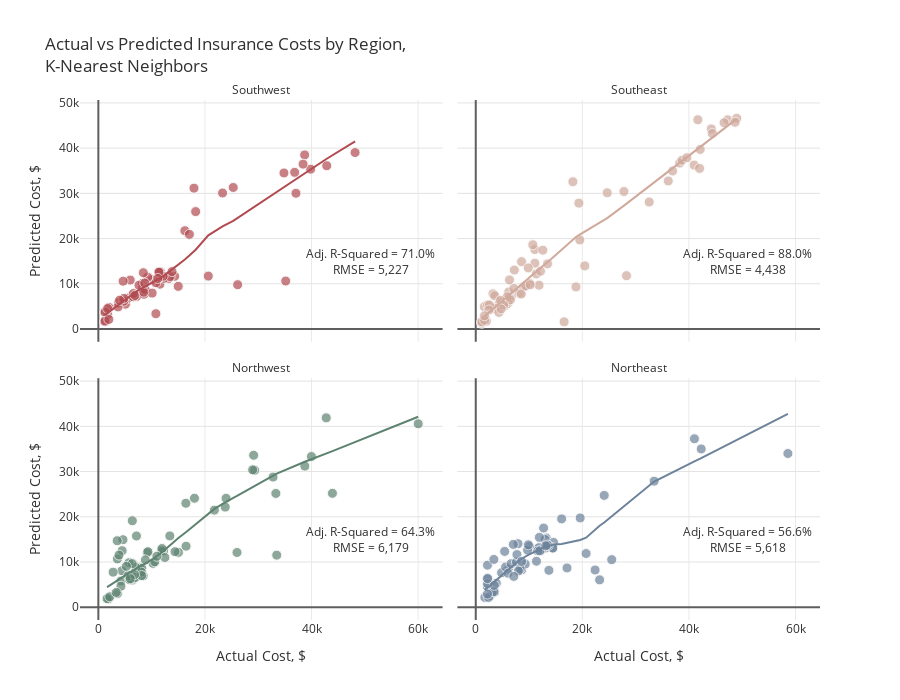

The cell this chart's notebook holds for it:
### Markdown cell above
# <div style="color:white;display:fill;border-radius:5px;background-color:#84A3C3;overflow:hidden"><p style="padding:20px;color:white;overflow:hidden;font-size:100%;margin:0"><b>6 |</b> K-Nearest Neighbors</p></div>

### Code cell
actuals=[]
preds=[]
rmses=[]
r2_scores=[]
adj_r2_scores=[]

for i in regions:
    
    # Filter data by region
    ins_df = ins[ins.region==i]
    X=ins_df.drop(['charges', 'region'], axis=1)
    y=ins_df.charges
    
    # Add polynomial features
    pf = PolynomialFeatures(degree=2, include_bias=False)
    X_pf = pd.DataFrame(data=pf.fit_transform(X), columns=pf.get_feature_names(X.columns))
    
    # Create training and test sets
    X_train, X_test, y_train, y_test = train_test_split(X_pf, y, test_size=0.2, random_state=1)
    X_train = pd.DataFrame(X_train, columns = X_pf.columns)
    X_test = pd.DataFrame(X_test, columns = X_pf.columns)
    actuals.append(pd.Series(y_test, name='actuals').reset_index())
    print("\nRegion: {}\n".format(i))
    print("Train Shape:{} {}  Test Shape:{} {}".format(X_train.shape, y_train.shape, X_test.shape, y_test.shape))
    
    # Scale features
    X_train = pd.DataFrame(data=s.fit_transform(X_train), columns=X_pf.columns)
    X_test = pd.DataFrame(data=s.transform(X_test), columns=X_pf.columns)
    
    # KNN
    grid = {'n_neighbors': range(2, 20),
            'weights': ['uniform', 'distance'],
            'algorithm': ['auto', 'ball_tree', 'kd_tree', 'brute'],
            'leaf_size': [int(x) for x in np.linspace(10, 50, num = 5)],
            'p': [1, 2]}
    knn=KNeighborsRegressor()
    knn_cv=RandomizedSearchCV(estimator=knn, param_distributions=grid, scoring='neg_mean_squared_error', 
                              n_iter=100, cv=3, random_state=21, n_jobs=-1)
    knn_cv.fit(X_train, y_train)
    y_pred=knn_cv.predict(X_test)
    preds.append(pd.Series(y_pred, name='preds').reset_index(drop=True))
    rmse=np.sqrt(mean_squared_error(y_test, y_pred)).round(2)
    r2=r2_score(y_test, y_pred)
    adj_r2 = 1 - (1-r2)*(len(y_test)-1)/(len(y_test)-X_test.shape[1]-1)
    rmses.append(rmse)
    r2_scores.append(r2)
    adj_r2_scores.append(adj_r2)
    
    print("Test Error (RMSE) = {:,}".format(rmse))
    print("R-Squared = {:.2f}%, Adjusted R-Squared = {:.2f}%".format(r2*100, adj_r2*100))
    if i != 'Northeast':
        print("__________________________")

    
# Plot results
for i in range(0,4):
    actuals[i].loc[:,'index']=regions[i]
actual = pd.concat([actuals[i] for i in range(4)], axis = 0)
pred = pd.concat([preds[i] for i in range(4)], axis = 0)
df = pd.concat([actual, pred], axis=1).reset_index(drop=True)

fig = px.scatter(df, x="actuals", y="preds", color="index", trendline="lowess", height=700,
                 title="Actual vs Predicted Insurance Costs by Region,<br>K-Nearest Neighbors",
                 color_discrete_sequence=col, opacity=0.7, facet_col='index', facet_col_wrap=2)

fig.for_each_annotation(lambda a: a.update(text=a.text.split("=")[-1]))
fig.add_annotation(text="Adj. R-Squared = {:.1f}%<br>RMSE = {:,.0f}".format(adj_r2_scores[0]*100,rmses[0]),
                   x=51e3,y=15e3, row=2,col=1, showarrow=False)
fig.add_annotation(text="Adj. R-Squared = {:.1f}%<br>RMSE = {:,.0f}".format(adj_r2_scores[1]*100,rmses[1]),
                   x=51e3,y=15e3, row=2,col=2, showarrow=False)
fig.add_annotation(text="Adj. R-Squared = {:.1f}%<br>RMSE = {:,.0f}".format(adj_r2_scores[2]*100,rmses[2]),
                   x=51e3,y=15e3, row=1,col=1, showarrow=False)
fig.add_annotation(text="Adj. R-Squared = {:.1f}%<br>RMSE = {:,.0f}".format(adj_r2_scores[3]*100,rmses[3]),
                   x=51e3,y=15e3, row=1,col=2, showarrow=False)

fig.update_traces(hovertemplate="Actual Cost: %{x:$,.2f}<br>Predicted Cost: %{y:$,.2f}",
                  marker=dict(size=10,line=dict(width=1,color="#F7F7F7")),
                  selector=dict(mode="markers"), showlegend=False)
fig.update_xaxes(title="Actual Cost, $", row=1)
fig.update_xaxes(showgrid=True, gridwidth=1, gridcolor='#EAEAEA',
                 zeroline=True, zerolinewidth=2, zerolinecolor='#5E5E5E')
fig.update_yaxes(title="Predicted Cost, $", col=1)
fig.update_yaxes(showgrid=True, gridwidth=1, gridcolor='#E3E3E3',
                 zeroline=True, zerolinewidth=2, zerolinecolor='#5E5E5E')
fig.update_layout(font_color="#303030", paper_bgcolor="white", plot_bgcolor="white")
fig.show()

### Figure 1 — Plotly figure (JSON) as saved in the notebook; plotly's stock layout.template omitted (floating-point values rounded to 4 significant figures)
{"data": [{"hovertemplate": "Actual Cost: %{x:$,.2f}<br>Predicted Cost: %{y:$,.2f}", "legendgroup": "Southwest", "marker": {"color": "#B14B51", "line": {"color": "#F7F7F7", "width": 1}, "opacity": 0.7, "size": 10, "symbol": "circle"}, "mode": "markers", "name": "Southwest", "orientation": "v", "showlegend": false, "type": "scatter", "x": [3761.0, 11670.0, 6312.0, 14320.0, 11550.0, 5080.0, 8269.0, 3693.0, 36840.0, 13220.0, 23310.0, 35160.0, 12350.0, 10070.0, 5488.0, 38711, 7197.0, 6572.0, 5980.0, 34830.0, 6600.0, 39840.0, 1256.0, 1242.0, 4762.0, 9265.0, 13470.0, 1759.0, 1242.0, 48170.0, 16230.0, 25310.0, 10790.0, 4751.0, 8557.0, 42860.0, 8278.0, 11580.0, 7624.0, 12150.0, 20630.0, 4647.0, 26140.0, 2008.0, 8444.0, 17080.0, 13820.0, 8825.0, 37080.0, 10100.0, 11410.0, 14990.0, 11360.0, 6876.0, 10800.0, 18260.0, 1262.0, 17940.0, 11150.0, 38420.0, 8522.0, 8703.0, 3988.0, 1965.0, 1743.0], "xaxis": "x3", "y": [5762.0, 12600.0, 7359.0, 11660.0, 9911.0, 5490.0, 10080.0, 4885.0, 34650.0, 11180.0, 30080.0, 10610.0, 11210.0, 10890.0, 6789.0, 38510.0, 7211.0, 7116.0, 10830.0, 34510.0, 7867.0, 35350.0, 3594.0, 1611.0, 6160.0, 11470.0, 11600.0, 3121.0, 1777.0, 39030.0, 21740.0, 31300.0, 10230.0, 6768.0, 7683.0, 36110.0, 8986.0, 11490.0, 9682.0, 11660.0, 11700.0, 10580.0, 9801.0, 4784.0, 12450.0, 20930.0, 12700.0, 8642.0, 30020.0, 7938.0, 12530.0, 9433.0, 12580.0, 7426.0, 3388.0, 25960.0, 3783.0, 31150.0, 11180.0, 36460.0, 8151.0, 10150.0, 6363.0, 2117.0, 4526.0], "yaxis": "y3"}, {"hovertemplate": "<b>LOWESS trendline</b><br><br>index=Southwest<br>actuals=%{x}<br>preds=%{y} <b>(trend)</b><extra></extra>", "legendgroup": "Southwest", "marker": {"color": "#B14B51", "symbol": "circle"}, "mode": "lines", "name": "Southwest", "showlegend": false, "type": "scatter", "x": [1242.0, 1242.0, 1256.0, 1262.0, 1743.0, 1759.0, 1965.0, 2008.0, 3693.0, 3761.0, 3988.0, 4647.0, 4751.0, 4762.0, 5080.0, 5488.0, 5980.0, 6312.0, 6572.0, 6600.0, 6876.0, 7197.0, 7624.0, 8269.0, 8278.0, 8444.0, 8522.0, 8557.0, 8703.0, 8825.0, 9265.0, 10070.0, 10100.0, 10790.0, 10800.0, 11150.0, 11360.0, 11410.0, 11550.0, 11580.0, 11670.0, 12150.0, 12350.0, 13220.0, 13470.0, 13820.0, 14320.0, 14990.0, 16230.0, 17080.0, 17940.0, 18260.0, 20630.0, 23310.0, 25310.0, 26140.0, 34830.0, 35160.0, 36840.0, 37080.0, 38420.0, 38711, 39840.0, 42860.0, 48170.0], "xaxis": "x3", "y": [3100.0, 3101.0, 3114.0, 3119.0, 3556.0, 3570.0, 3756.0, 3795.0, 5303.0, 5363.0, 5564.0, 6149.0, 6242.0, 6252.0, 6535.0, 6901.0, 7346.0, 7649.0, 7878.0, 7903.0, 8117.0, 8347.0, 8649.0, 9099.0, 9105.0, 9214.0, 9265.0, 9287.0, 9380.0, 9456.0, 9731.0, 10220.0, 10240.0, 10680.0, 10680.0, 10920.0, 11080.0, 11110.0, 11220.0, 11240.0, 11320.0, 11710.0, 11870.0, 12630.0, 12840.0, 13150.0, 13590.0, 14190.0, 15380.0, 16250.0, 17170.0, 17530.0, 20710.0, 22690.0, 23940.0, 24590.0, 31490.0, 31750.0, 33060.0, 33250.0, 34280.0, 34510.0, 35380.0, 37660.0, 41490.0], "yaxis": "y3"}, {"hovertemplate": "Actual Cost: %{x:$,.2f}<br>Predicted Cost: %{y:$,.2f}", "legendgroup": "Southeast", "marker": {"color": "#D0A99C", "line": {"color": "#F7F7F7", "width": 1}, "opacity": 0.7, "size": 10, "symbol": "circle"}, "mode": "markers", "name": "Southeast", "orientation": "v", "showlegend": false, "type": "scatter", "x": [44200.0, 6781.0, 5478.0, 32550.0, 1816.0, 11090.0, 11090.0, 13470.0, 47270.0, 10110.0, 38280.0, 19350.0, 1616.0, 40970.0, 1824.0, 7244.0, 36950.0, 42000.0, 6184.0, 20460.0, 7153.0, 2219.0, 8233.0, 4266.0, 19520.0, 27810.0, 16590.0, 5967.0, 4505.0, 3501.0, 4340.0, 5974.0, 3227.0, 11360.0, 12590.0, 6314.0, 5920.0, 12140.0, 3562.0, 4673.0, 46600.0, 2566.0, 41680.0, 8978.0, 48970.0, 24670.0, 8597.0, 38710.0, 1136.0, 18810.0, 1982.0, 1132.0, 6500.0, 1147.0, 8548.0, 39610.0, 11880.0, 48680.0, 44400.0, 18220.0, 28290.0, 9855.0, 10700.0, 5245.0, 1665.0, 2465.0, 9378.0, 10230.0, 36120.0, 4780.0, 6338.0, 42110.0, 1634.0], "xaxis": "x4", "y": [44260.0, 7495.0, 5135.0, 28080.0, 2209.0, 17580.0, 14550.0, 14410.0, 46260.0, 10100.0, 36700.0, 27840.0, 4916.0, 36250.0, 1667.0, 13040.0, 34950.0, 35520.0, 8190.0, 13960.0, 8983.0, 5304.0, 7929.0, 5373.0, 19700.0, 30410.0, 1581.0, 5585.0, 5940.0, 4559.0, 3676.0, 6017.0, 7788.0, 12190.0, 17440.0, 6934.0, 7139.0, 12770.0, 7359.0, 6342.0, 45630.0, 5313.0, 46270.0, 9332.0, 46590.0, 30120.0, 14890.0, 37330.0, 1229.0, 9314.0, 1750.0, 1522.0, 6474.0, 1593.0, 7751.0, 37880.0, 9691.0, 45720.0, 43240.0, 32570.0, 11790.0, 13520.0, 18640.0, 5316.0, 1928.0, 4205.0, 9521.0, 9799.0, 32750.0, 4446.0, 10860.0, 39720.0, 2933.0], "yaxis": "y4"}, {"hovertemplate": "<b>LOWESS trendline</b><br><br>index=Southeast<br>actuals=%{x}<br>preds=%{y} <b>(trend)</b><extra></extra>", "legendgroup": "Southeast", "marker": {"color": "#D0A99C", "symbol": "circle"}, "mode": "lines", "name": "Southeast", "showlegend": false, "type": "scatter", "x": [1132.0, 1136.0, 1147.0, 1616.0, 1634.0, 1665.0, 1816.0, 1824.0, 1982.0, 2219.0, 2465.0, 2566.0, 3227.0, 3501.0, 3562.0, 4266.0, 4340.0, 4505.0, 4673.0, 4780.0, 5245.0, 5478.0, 5920.0, 5967.0, 5974.0, 6184.0, 6314.0, 6338.0, 6500.0, 6781.0, 7153.0, 7244.0, 8233.0, 8548.0, 8597.0, 8978.0, 9378.0, 9855.0, 10110.0, 10230.0, 10700.0, 11090.0, 11090.0, 11360.0, 11880.0, 12140.0, 12590.0, 13470.0, 16590.0, 18220.0, 18810.0, 19350.0, 19520.0, 20460.0, 24670.0, 27810.0, 28290.0, 32550.0, 36120.0, 36950.0, 38280.0, 38710.0, 39610.0, 40970.0, 41680.0, 42000.0, 42110.0, 44200.0, 44400.0, 46600.0, 47270.0, 48680.0, 48970.0], "xaxis": "x4", "y": [2253.0, 2258.0, 2269.0, 2736.0, 2754.0, 2785.0, 2935.0, 2943.0, 3100.0, 3337.0, 3581.0, 3683.0, 4343.0, 4618.0, 4679.0, 5388.0, 5463.0, 5629.0, 5799.0, 5906.0, 6376.0, 6610.0, 7053.0, 7099.0, 7107.0, 7315.0, 7443.0, 7467.0, 7627.0, 7901.0, 8259.0, 8346.0, 9412.0, 9751.0, 9803.0, 10210.0, 10640.0, 11150.0, 11420.0, 11560.0, 12070.0, 12480.0, 12490.0, 12770.0, 13270.0, 13520.0, 13940.0, 14750.0, 18050.0, 19850.0, 20360.0, 20790.0, 20910.0, 21610.0, 24530.0, 27280.0, 27710.0, 31560.0, 34780.0, 35520.0, 36720.0, 37110.0, 37920.0, 39150.0, 39790.0, 40080.0, 40180.0, 42090.0, 42270.0, 44290.0, 44910.0, 46210.0, 46480.0], "yaxis": "y4"}, {"hovertemplate": "Actual Cost: %{x:$,.2f}<br>Predicted Cost: %{y:$,.2f}", "legendgroup": "Northwest", "marker": {"color": "#5D8370", "line": {"color": "#F7F7F7", "width": 1}, "opacity": 0.7, "size": 10, "symbol": "circle"}, "mode": "markers", "name": "Northwest", "orientation": "v", "showlegend": false, "type": "scatter", "x": [9174.0, 4433.0, 21770.0, 7732.0, 33470.0, 4618.0, 3594.0, 12240.0, 6204.0, 11840.0, 4467.0, 8163.0, 6394.0, 1906.0, 23970.0, 2775.0, 3538.0, 32790.0, 6112.0, 9302.0, 11950.0, 6389.0, 23810.0, 10260.0, 4244.0, 16460.0, 8413.0, 26020.0, 60020.0, 3580.0, 12480.0, 5856.0, 7154.0, 1636.0, 6987.0, 43920.0, 15020.0, 29330.0, 5630.0, 8827.0, 8060.0, 5729.0, 14380.0, 29140.0, 38750.0, 3877.0, 42760.0, 6374.0, 28950.0, 16420.0, 10600.0, 18030.0, 39980.0, 6941.0, 4240.0, 6361.0, 8116.0, 6797.0, 2137.0, 33310.0, 13420.0, 10980.0, 3353.0, 5261.0, 5990.0], "xaxis": "x", "y": [12050.0, 8064.0, 21470.0, 8717.0, 11510.0, 14930.0, 3028.0, 12420.0, 6543.0, 12460.0, 12510.0, 8636.0, 5999.0, 1853.0, 24090.0, 7758.0, 14700.0, 28780.0, 6897.0, 12280.0, 12990.0, 6279.0, 22140.0, 9695.0, 5790.0, 13500.0, 6946.0, 12110.0, 40570.0, 10690.0, 10990.0, 6080.0, 15750.0, 1899.0, 8816.0, 25190.0, 12130.0, 30290.0, 6993.0, 10460.0, 7766.0, 9830.0, 12280.0, 33600.0, 31200.0, 11530.0, 41880.0, 19120.0, 30370.0, 22990.0, 10060.0, 24090.0, 33320.0, 6581.0, 4638.0, 9642.0, 6992.0, 7216.0, 2313.0, 25160.0, 15760.0, 11270.0, 3271.0, 9038.0, 6327.0], "yaxis": "y"}, {"hovertemplate": "<b>LOWESS trendline</b><br><br>index=Northwest<br>actuals=%{x}<br>preds=%{y} <b>(trend)</b><extra></extra>", "legendgroup": "Northwest", "marker": {"color": "#5D8370", "symbol": "circle"}, "mode": "lines", "name": "Northwest", "showlegend": false, "type": "scatter", "x": [1636.0, 1906.0, 2137.0, 2775.0, 3353.0, 3538.0, 3580.0, 3594.0, 3877.0, 4240.0, 4244.0, 4433.0, 4467.0, 4618.0, 5261.0, 5630.0, 5729.0, 5856.0, 5990.0, 6112.0, 6204.0, 6361.0, 6374.0, 6389.0, 6394.0, 6797.0, 6941.0, 6987.0, 7154.0, 7732.0, 8060.0, 8116.0, 8163.0, 8413.0, 8827.0, 9174.0, 9302.0, 10260.0, 10600.0, 10980.0, 11840.0, 11950.0, 12240.0, 12480.0, 13420.0, 14380.0, 15020.0, 16420.0, 16460.0, 18030.0, 21770.0, 23810.0, 23970.0, 26020.0, 28950.0, 29140.0, 29330.0, 32790.0, 33310.0, 33470.0, 38750.0, 39980.0, 42760.0, 43920.0, 60020.0], "xaxis": "x", "y": [4463.0, 4679.0, 4860.0, 5352.0, 5790.0, 5929.0, 5961.0, 5971.0, 6185.0, 6461.0, 6464.0, 6609.0, 6634.0, 6751.0, 7246.0, 7528.0, 7602.0, 7695.0, 7791.0, 7877.0, 7939.0, 8040.0, 8048.0, 8058.0, 8061.0, 8279.0, 8345.0, 8372.0, 8459.0, 8835.0, 9067.0, 9110.0, 9145.0, 9313.0, 9620.0, 9875.0, 9982.0, 10710.0, 10960.0, 11250.0, 12060.0, 12170.0, 12470.0, 12730.0, 13720.0, 14720.0, 15330.0, 16590.0, 16620.0, 18130.0, 21740.0, 23210.0, 23320.0, 24600.0, 26500.0, 26630.0, 26750.0, 29090.0, 29440.0, 29550.0, 32180.0, 32720.0, 33980.0, 34520.0, 42110.0], "yaxis": "y"}, {"hovertemplate": "Actual Cost: %{x:$,.2f}<br>Predicted Cost: %{y:$,.2f}", "legendgroup": "Northeast", "marker": {"color": "#6C839B", "line": {"color": "#F7F7F7", "width": 1}, "opacity": 0.7, "size": 10, "symbol": "circle"}, "mode": "markers", "name": "Northeast", "orientation": "v", "showlegend": false, "type": "scatter", "x": [58570.0, 41030.0, 13130.0, 17130.0, 13220.0, 42300.0, 8628.0, 11510.0, 13230.0, 12730.0, 3559.0, 14590.0, 13020.0, 6113.0, 4847.0, 14450.0, 9282.0, 5595.0, 2204.0, 6641.0, 12320.0, 7935.0, 3858.0, 1712.0, 2727.0, 7639.0, 3044.0, 25520.0, 11940.0, 3393.0, 14450.0, 33480.0, 20710.0, 8334.0, 2218.0, 11880.0, 11390.0, 10070.0, 2396.0, 7730.0, 2211.0, 3385.0, 24110.0, 2206.0, 9723.0, 13620.0, 11660.0, 6067.0, 19590.0, 2217.0, 22400.0, 12030.0, 9866.0, 16120.0, 7050.0, 5429.0, 13430.0, 2196.0, 7986.0, 13730.0, 3482.0, 13140.0, 23240.0, 7134.0, 8606.0], "xaxis": "x2", "y": [33990.0, 37250.0, 13090.0, 8680.0, 15310.0, 35000.0, 8278.0, 12870.0, 14090.0, 17500.0, 3363.0, 14330.0, 14980.0, 8401.0, 7624.0, 13090.0, 9540.0, 8897.0, 9298.0, 9624.0, 12730.0, 14040.0, 5302.0, 2170.0, 2581.0, 9980.0, 3152.0, 10520.0, 15450.0, 10570.0, 13080.0, 27880.0, 11880.0, 8469.0, 6371.0, 13190.0, 10170.0, 13450.0, 2167.0, 11650.0, 4509.0, 3431.0, 24730.0, 5222.0, 12630.0, 13620.0, 12470.0, 7512.0, 19740.0, 6327.0, 8230.0, 12470.0, 13800.0, 19540.0, 13890.0, 12340.0, 13770.0, 2915.0, 8002.0, 8155.0, 4831.0, 13570.0, 6051.0, 6816.0, 10140.0], "yaxis": "y2"}, {"hovertemplate": "<b>LOWESS trendline</b><br><br>index=Northeast<br>actuals=%{x}<br>preds=%{y} <b>(trend)</b><extra></extra>", "legendgroup": "Northeast", "marker": {"color": "#6C839B", "symbol": "circle"}, "mode": "lines", "name": "Northeast", "showlegend": false, "type": "scatter", "x": [1712.0, 2196.0, 2204.0, 2206.0, 2211.0, 2217.0, 2218.0, 2396.0, 2727.0, 3044.0, 3385.0, 3393.0, 3482.0, 3559.0, 3858.0, 4847.0, 5429.0, 5595.0, 6067.0, 6113.0, 6641.0, 7050.0, 7134.0, 7639.0, 7730.0, 7935.0, 7986.0, 8334.0, 8606.0, 8628.0, 9282.0, 9723.0, 9866.0, 10070.0, 11390.0, 11510.0, 11660.0, 11880.0, 11940.0, 12030.0, 12320.0, 12730.0, 13020.0, 13130.0, 13140.0, 13220.0, 13230.0, 13430.0, 13620.0, 13730.0, 14450.0, 14450.0, 14590.0, 16120.0, 17130.0, 19590.0, 20710.0, 22400.0, 23240.0, 24110.0, 25520.0, 33480.0, 41030.0, 42300.0, 58570.0], "xaxis": "x2", "y": [3815.0, 4323.0, 4331.0, 4333.0, 4338.0, 4345.0, 4345.0, 4532.0, 4878.0, 5207.0, 5560.0, 5568.0, 5660.0, 5739.0, 6045.0, 7049.0, 7634.0, 7801.0, 8276.0, 8323.0, 8861.0, 9294.0, 9385.0, 9929.0, 10010.0, 10170.0, 10210.0, 10500.0, 10730.0, 10750.0, 11210.0, 11490.0, 11580.0, 11710.0, 12500.0, 12560.0, 12640.0, 12760.0, 12790.0, 12840.0, 13000.0, 13200.0, 13330.0, 13380.0, 13380.0, 13420.0, 13420.0, 13520.0, 13610.0, 13640.0, 13830.0, 13830.0, 13850.0, 13980.0, 14240.0, 14880.0, 15370.0, 17190.0, 18030.0, 18750.0, 20120.0, 27810.0, 32240.0, 32950.0, 42750.0], "yaxis": "y2"}], "layout": {"annotations": [{"showarrow": false, "text": "Northwest", "x": 0.245, "xanchor": "center", "xref": "paper", "y": 0.465, "yanchor": "bottom", "yref": "paper"}, {"showarrow": false, "text": "Northeast", "x": 0.755, "xanchor": "center", "xref": "paper", "y": 0.465, "yanchor": "bottom", "yref": "paper"}, {"showarrow": false, "text": "Southwest", "x": 0.245, "xanchor": "center", "xref": "paper", "y": 1.0, "yanchor": "bottom", "yref": "paper"}, {"showarrow": false, "text": "Southeast", "x": 0.755, "xanchor": "center", "xref": "paper", "y": 1.0, "yanchor": "bottom", "yref": "paper"}, {"showarrow": false, "text": "Adj. R-Squared = 71.0%<br>RMSE = 5,227", "x": 51000, "xref": "x3", "y": 15000, "yref": "y3"}, {"showarrow": false, "text": "Adj. R-Squared = 88.0%<br>RMSE = 4,438", "x": 51000, "xref": "x4", "y": 15000, "yref": "y4"}, {"showarrow": false, "text": "Adj. R-Squared = 64.3%<br>RMSE = 6,179", "x": 51000, "xref": "x", "y": 15000, "yref": "y"}, {"showarrow": false, "text": "Adj. R-Squared = 56.6%<br>RMSE = 5,618", "x": 51000, "xref": "x2", "y": 15000, "yref": "y2"}], "font": {"color": "#303030"}, "height": 700, "legend": {"title": {"text": "index"}, "tracegroupgap": 0}, "paper_bgcolor": "white", "plot_bgcolor": "white", "title": {"text": "Actual vs Predicted Insurance Costs by Region,<br>K-Nearest Neighbors"}, "xaxis": {"anchor": "y", "domain": [0, 0.49], "gridcolor": "#EAEAEA", "gridwidth": 1, "showgrid": true, "title": {"text": "Actual Cost, $"}, "zeroline": true, "zerolinecolor": "#5E5E5E", "zerolinewidth": 2}, "xaxis2": {"anchor": "y2", "domain": [0.51, 1], "gridcolor": "#EAEAEA", "gridwidth": 1, "matches": "x", "showgrid": true, "title": {"text": "Actual Cost, $"}, "zeroline": true, "zerolinecolor": "#5E5E5E", "zerolinewidth": 2}, "xaxis3": {"anchor": "y3", "domain": [0, 0.49], "gridcolor": "#EAEAEA", "gridwidth": 1, "matches": "x", "showgrid": true, "showticklabels": false, "zeroline": true, "zerolinecolor": "#5E5E5E", "zerolinewidth": 2}, "xaxis4": {"anchor": "y4", "domain": [0.51, 1], "gridcolor": "#EAEAEA", "gridwidth": 1, "matches": "x", "showgrid": true, "showticklabels": false, "zeroline": true, "zerolinecolor": "#5E5E5E", "zerolinewidth": 2}, "yaxis": {"anchor": "x", "domain": [0, 0.465], "gridcolor": "#E3E3E3", "gridwidth": 1, "showgrid": true, "title": {"text": "Predicted Cost, $"}, "zeroline": true, "zerolinecolor": "#5E5E5E", "zerolinewidth": 2}, "yaxis2": {"anchor": "x2", "domain": [0, 0.465], "gridcolor": "#E3E3E3", "gridwidth": 1, "matches": "y", "showgrid": true, "showticklabels": false, "zeroline": true, "zerolinecolor": "#5E5E5E", "zerolinewidth": 2}, "yaxis3": {"anchor": "x3", "domain": [0.535, 1.0], "gridcolor": "#E3E3E3", "gridwidth": 1, "matches": "y", "showgrid": true, "title": {"text": "Predicted Cost, $"}, "zeroline": true, "zerolinecolor": "#5E5E5E", "zerolinewidth": 2}, "yaxis4": {"anchor": "x4", "domain": [0.535, 1.0], "gridcolor": "#E3E3E3", "gridwidth": 1, "matches": "y", "showgrid": true, "showticklabels": false, "zeroline": true, "zerolinecolor": "#5E5E5E", "zerolinewidth": 2}}}
